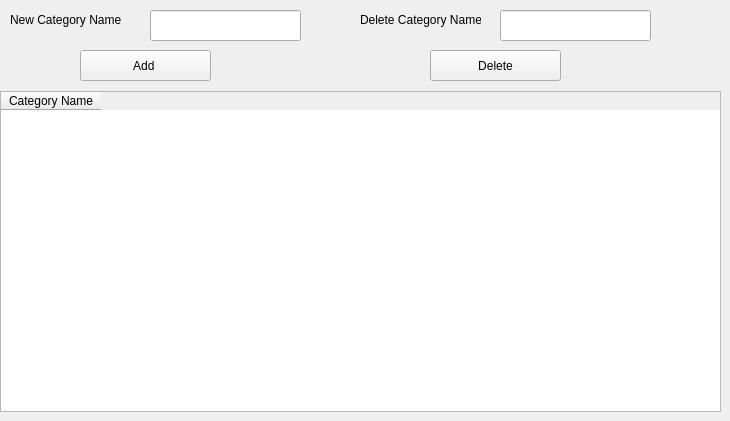
      <widget class="QWidget" name="tab_7">
       <attribute name="title">
        <string>Catgories</string>
       </attribute>
       <widget class="QLabel" name="label_34">
        <property name="geometry">
         <rect>
          <x>10</x>
          <y>10</y>
          <width>121</width>
          <height>20</height>
         </rect>
        </property>
        <property name="text">
         <string>New Category Name</string>
        </property>
       </widget>
       <widget class="QTableWidget" name="tableWidget_2">
        <property name="geometry">
         <rect>
          <x>0</x>
          <y>91</y>
          <width>721</width>
          <height>321</height>
         </rect>
        </property>
        <column>
         <property name="text">
          <string>Category Name</string>
         </property>
        </column>
       </widget>
       <widget class="QPushButton" name="pushButton_18">
        <property name="geometry">
         <rect>
          <x>80</x>
          <y>50</y>
          <width>131</width>
          <height>31</height>
         </rect>
        </property>
        <property name="text">
         <string>Add </string>
        </property>
       </widget>
       <widget class="QLineEdit" name="lineEdit_31">
        <property name="geometry">
         <rect>
          <x>150</x>
          <y>10</y>
          <width>151</width>
          <height>31</height>
         </rect>
        </property>
       </widget>
       <widget class="QLabel" name="label_35">
        <property name="geometry">
         <rect>
          <x>360</x>
          <y>10</y>
          <width>121</width>
          <height>20</height>
         </rect>
        </property>
        <property name="text">
         <string>Delete Category Name</string>
        </property>
       </widget>
       <widget class="QLineEdit" name="lineEdit_37">
        <property name="geometry">
         <rect>
          <x>500</x>
          <y>10</y>
          <width>151</width>
          <height>31</height>
         </rect>
        </property>
       </widget>
       <widget class="QPushButton" name="pushButton_19">
        <property name="geometry">
         <rect>
          <x>430</x>
          <y>50</y>
          <width>131</width>
          <height>31</height>
         </rect>
        </property>
        <property name="text">
         <string>Delete</string>
        </property>
       </widget>
      </widget>
